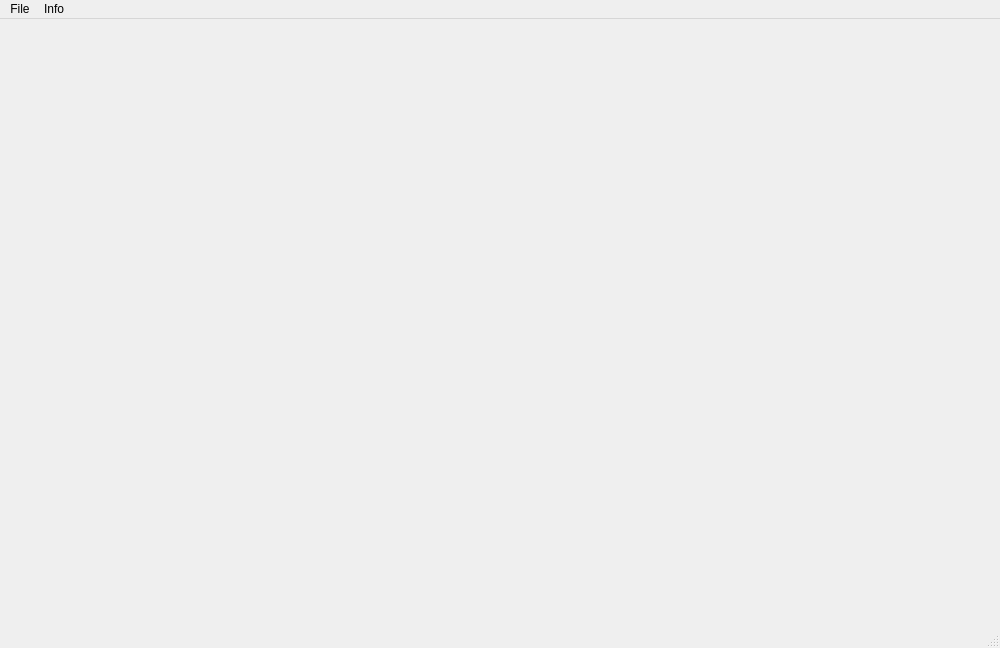
<?xml version="1.0" encoding="UTF-8"?>
<ui version="4.0">
 <class>MainWindow</class>
 <widget class="QMainWindow" name="MainWindow">
  <property name="geometry">
   <rect>
    <x>0</x>
    <y>0</y>
    <width>1000</width>
    <height>648</height>
   </rect>
  </property>
  <property name="windowTitle">
   <string>MainWindow</string>
  </property>
  <widget class="QWidget" name="centralwidget">
   <widget class="QStackedWidget" name="stackedWidget">
    <property name="geometry">
     <rect>
      <x>0</x>
      <y>0</y>
      <width>991</width>
      <height>601</height>
     </rect>
    </property>
    <property name="currentIndex">
     <number>0</number>
    </property>
    <widget class="QWidget" name="SplashScreen"/>
    <widget class="QWidget" name="VQAScreen"/>
   </widget>
  </widget>
  <widget class="QMenuBar" name="menubar">
   <property name="geometry">
    <rect>
     <x>0</x>
     <y>0</y>
     <width>1000</width>
     <height>22</height>
    </rect>
   </property>
   <widget class="QMenu" name="menuFile">
    <property name="title">
     <string>File</string>
    </property>
    <addaction name="actionExit"/>
   </widget>
   <widget class="QMenu" name="menuInfo">
    <property name="title">
     <string>Info</string>
    </property>
   </widget>
   <addaction name="menuFile"/>
   <addaction name="menuInfo"/>
  </widget>
  <widget class="QStatusBar" name="statusbar"/>
  <action name="actionExit">
   <property name="text">
    <string>Exit</string>
   </property>
  </action>
 </widget>
 <resources/>
 <connections/>
</ui>
